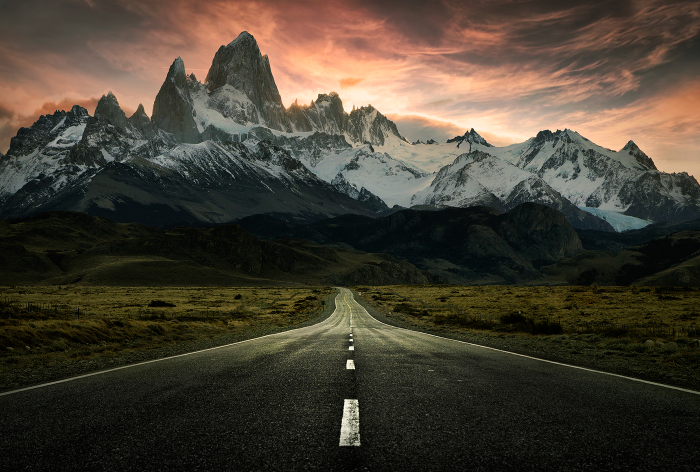
#> input picture image.jpg, 1400 x 944 px (shown at 1/2 size)
$ python sample.py
#> lines starting #> are read from the running program, lines starting #| are printed output that depends on the picture
from PIL import Image, ImageFilter

def resize_image(image_path, width, height, output_path):

#> called with image_path = 'image.jpg', width = 300, height = 200, output_path = 'resized_image.jpg'
    image = Image.open(image_path)
#> image is the input picture: PIL image 1400x944 RGB; mean R, G, B 70.6, 63.3, 50.6
    resized_image = image.resize((width, height))
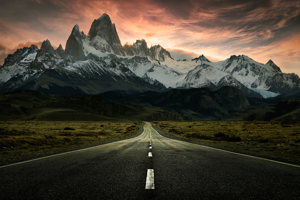
#> resized_image: PIL image 300x200 RGB; mean R, G, B 70.6, 63.3, 50.6
    resized_image.save(output_path)

def rotate_image(image_path, angle, output_path):

#> called with image_path = 'image.jpg', angle = 90, output_path = 'rotated_image.jpg'
    image = Image.open(image_path)
    rotated_image = image.rotate(angle)
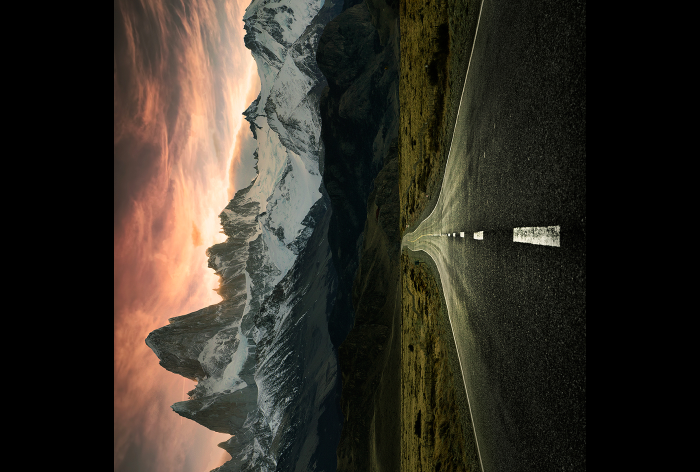
#> rotated_image: PIL image 1400x944 RGB (shown at 1/2 size); mean R, G, B 51.5, 46.3, 37.5
    rotated_image.save(output_path)

def grayscale_image(image_path, output_path):

#> called with image_path = 'image.jpg', output_path = 'grayscale_image.jpg'
    image = Image.open(image_path)
    grayscale_image = image.convert("L")
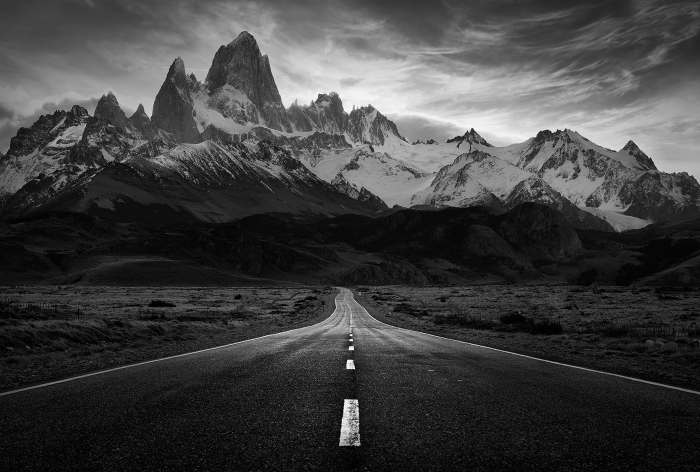
#> grayscale_image: PIL image 1400x944 L (shown at 1/2 size); min 0, max 255, mean 64
    grayscale_image.save(output_path)

def filter_image(image_path, filter_type, output_path):

#> called with image_path = 'image.jpg', output_path = 'blurred_image.jpg'
    image = Image.open(image_path)
    filtered_image = image.filter(filter_type)
    filtered_image.save(output_path)

def crop_image(image_path, bbox, output_path):

#> called with image_path = 'image.jpg', bbox = (100, 100, 400, 300), output_path = 'cropped_image.jpg'
    image = Image.open(image_path)
    cropped_image = image.crop(bbox)
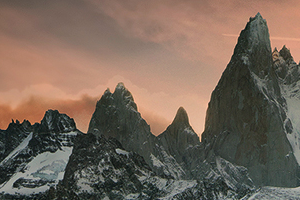
#> cropped_image: PIL image 300x200 RGB; mean R, G, B 118.3, 102.1, 89.2
    cropped_image.save(output_path)

def main():
    image_path = "image.jpg"

    # Resize
    resize_image(image_path, 300, 200, "resized_image.jpg")

    # Rotate
    rotate_image(image_path, 90, "rotated_image.jpg")

    # Grayscale
    grayscale_image(image_path, "grayscale_image.jpg")

    # Filter
    filter_image(image_path, ImageFilter.BLUR, "blurred_image.jpg")

    # Crop
    crop_bbox = (100, 100, 400, 300)
    crop_image(image_path, crop_bbox, "cropped_image.jpg")

if __name__ == "__main__":
    main()
